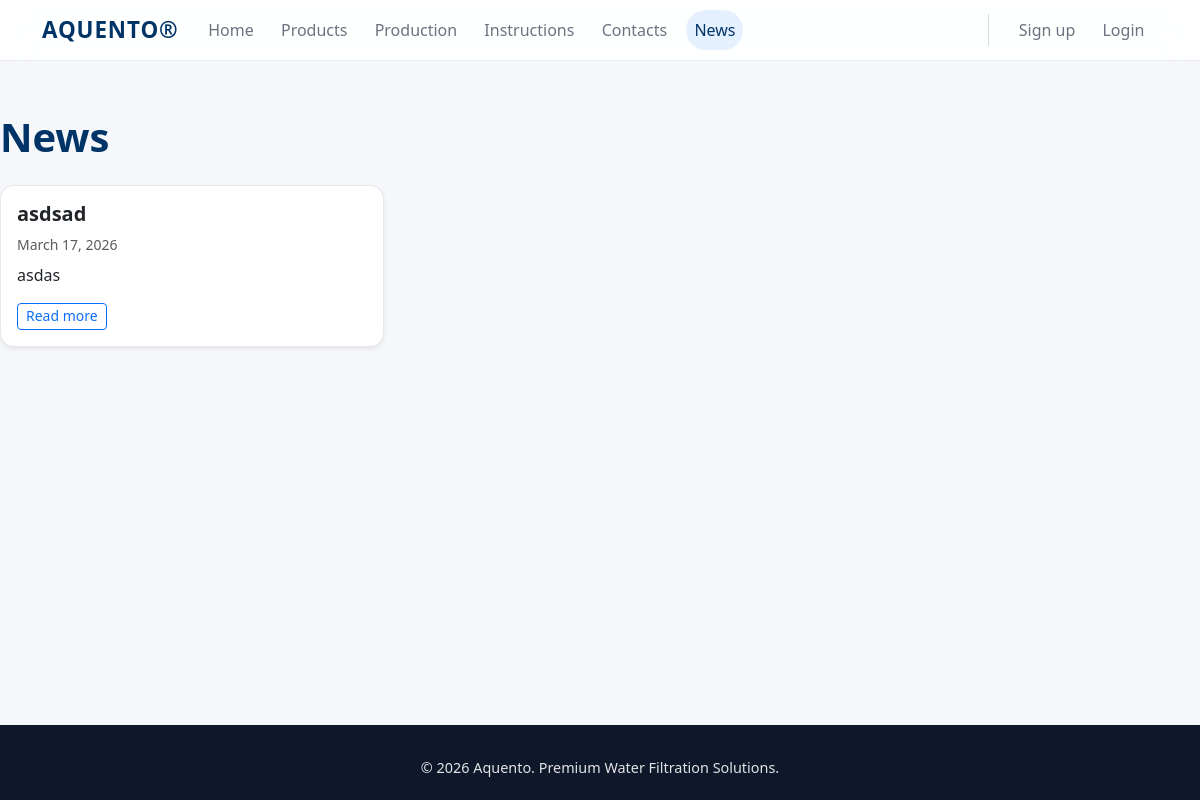
Page /news/ on the committed database.
### core/models.py (models this page shows, shortened)
class News(models.Model):
    title = models.CharField(max_length=200)
    slug = models.SlugField(max_length=200, unique=True)
    excerpt = models.CharField(
        max_length=255,
        blank=True,
        help_text="Short summary for list views."
    )
    content = models.TextField()
    published_at = models.DateTimeField()
    is_published = models.BooleanField(default=True)
    seo_title = models.CharField(
        max_length=255,
        blank=True,
        help_text="Custom meta title for this news page."
    )
    seo_description = models.CharField(
        max_length=255,
        blank=True,
        help_text="Custom meta description for this news page."
    )
    class Meta:
        ordering = ["-published_at"]

### core/views.py (the view)
# urls.py: path("news/", views.news_list, name="news_list"),
def news_list(request):
    news_list = News.objects.filter(is_published=True).order_by("-published_at")
    return render(
        request,
        "news_list.html",
        {
            "news_list": news_list,
        },
    )

### core/context_processors.py (called while the page is built, shortened)
def support_chat_context(request):
    user = getattr(request, "user", None)
    if not user or not user.is_authenticated:
        return {}

### templates/news_list.html (shortened to what this page needs)
{% extends "base.html" %}
{% block content %}
<div class="content-container">
    <h1 class="mb-4">News</h1>
    {% if news_list %}
    <div class="row row-cols-1 row-cols-md-3 g-4">
        {% for news in news_list %}
        <div class="col">
            <div class="card h-100 shadow-sm">
                <div class="card-body d-flex flex-column">
                    <h5 class="card-title">{{ news.title }}</h5>
                    <p class="text-muted small mb-2">
                        {{ news.published_at|date:"F d, Y" }}
                    </p>
                    <p class="card-text">
                        {% if news.excerpt %}
                            {{ news.excerpt }}
                        {% else %}
                            {{ news.content|truncatewords:25 }}
                        {% endif %}
                    </p>
                    <div class="mt-auto">
                        <a href="{% url 'news_detail' news.slug %}" class="btn btn-sm btn-outline-primary">
                            Read more
                        </a>
                    </div>
                </div>
            </div>
        </div>
        {% endfor %}
    </div>
    {% else %}
        <p>No news yet.</p>
    {% endif %}
</div>
{% endblock %}

### static/css/aquento.css (style rules this page uses)
:root { --aquento-blue-dark: #003366; --aquento-blue: #0055aa; --aquento-blue-soft: #e7f1fb; --aquento-accent: #ff9f2b; --aquento-text-main: #111827; --aquento-text-muted: #6b7280; --aquento-border-subtle: #e5e7eb; --aquento-bg: #f5f7fb; --aquento-white: #ffffff; }
html { scroll-behavior: smooth; }
body { font-family: system-ui, -apple-system, BlinkMacSystemFont, "Segoe UI", sans-serif; color: var(--aquento-text-main); background-color: var(--aquento-bg); }
h1, h2, h3, h4, h5 { color: var(--aquento-blue-dark); font-weight: 600; }
.content-container { max-width: 1200px; margin: 0 auto; padding: 2.5rem 1rem; }
@media (min-width: 768px) { .content-container { padding: 3.25rem 0; } }
.btn, .btn-aquento, .btn-aquento-outline { line-height: 1.2; display: inline-flex; align-items: center; justify-content: center; }
.card { border-radius: 14px; border: 1px solid rgba(229, 231, 235, 0.9); }

### rows in the picture
News: title "asdsad", published_at "March 17, 2026", excerpt "asdas"
